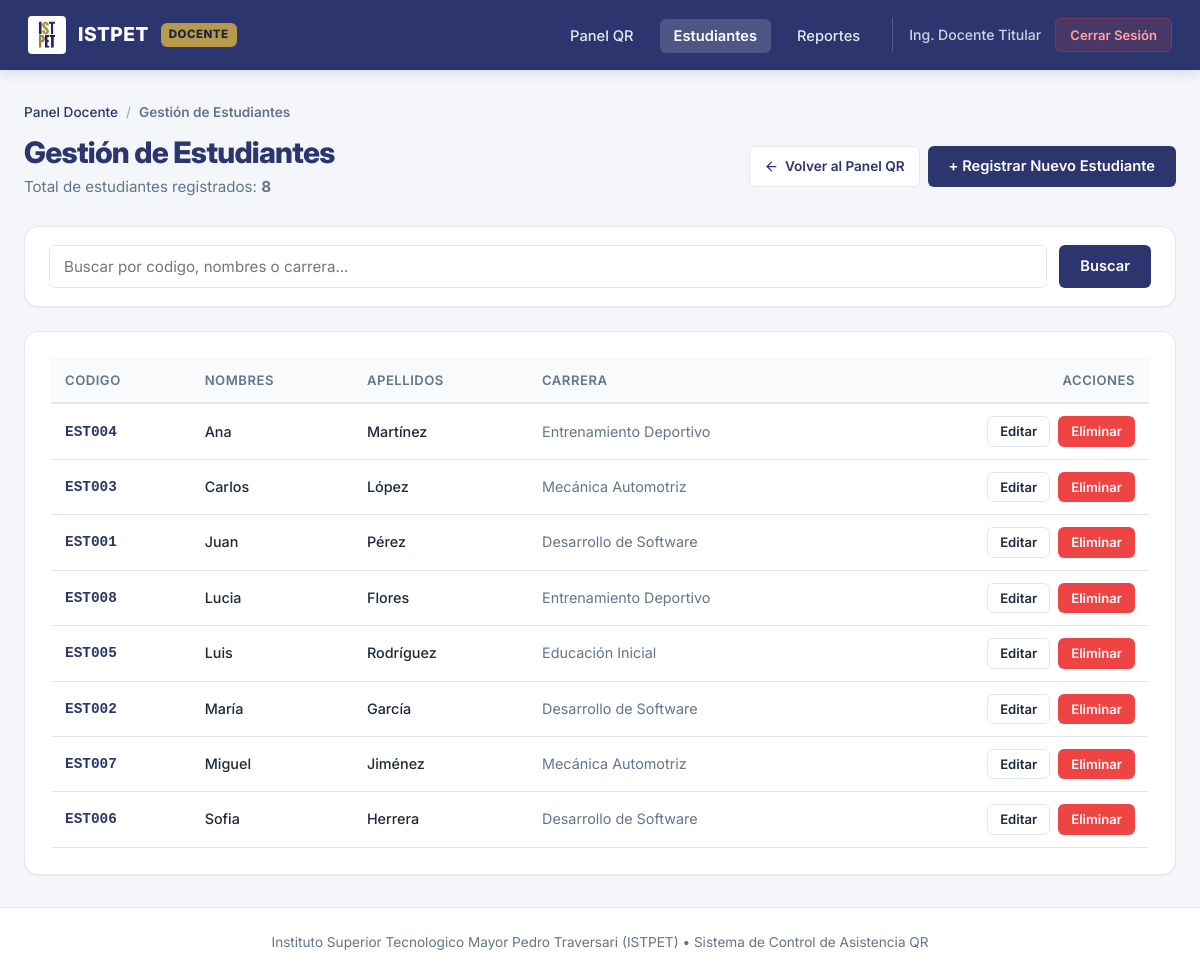
Page /public/estudiantes (signed in) on the committed database.
### tables this page shows
CREATE TABLE estudiantes (
    id INT AUTO_INCREMENT PRIMARY KEY,
    codigo VARCHAR(50) NOT NULL UNIQUE,
    nombre VARCHAR(150) NOT NULL,
    apellido VARCHAR(150),
    carrera VARCHAR(100),
    fecha_registro TIMESTAMP DEFAULT CURRENT_TIMESTAMP
);

### controllers/EstudianteController.php (called while the page is built, shortened)
<?php
require_once dirname(__DIR__) . '/models/Estudiante.php';
class EstudianteController extends BaseController
{
    public function index(): void
    {
        $busqueda = trim($_GET['buscar'] ?? '');
        $estudiantes = Estudiante::listar($busqueda);
        $total = Estudiante::contar();
        $mensaje = $_SESSION['flash_mensaje'] ?? null;
        $error   = $_SESSION['flash_error'] ?? null;
        $siguienteCodigo = Estudiante::sugerirSiguienteCodigo();
        $this->vista('estudiantes.index', [
            'base'            => self::obtenerRutaBase(),
            'estudiantes'     => $estudiantes,
            'busqueda'        => $busqueda,
            'total'           => $total,
            'siguienteCodigo' => $siguienteCodigo,
            'esAdmin'         => self::esAdmin(),
            'mensaje'         => $mensaje,
            'error'           => $error
        ]);
    }
}

### models/Estudiante.php (called while the page is built, shortened)
<?php
class Estudiante
{
    public static function listar(string $busqueda = ''): array
    {
        $db = Database::conectar();
        if (!empty($busqueda)) {
            $parametro = "%{$busqueda}%";
            $sql = "SELECT * FROM estudiantes
                    WHERE codigo LIKE ? OR nombre LIKE ? OR apellido LIKE ? OR carrera LIKE ?
                    ORDER BY nombre ASC";
            $stmt = $db->prepare($sql);
            $stmt->execute([$parametro, $parametro, $parametro, $parametro]);
        } else {
            $stmt = $db->query("SELECT * FROM estudiantes ORDER BY nombre ASC");
        }
        return $stmt->fetchAll();
    }
    public static function contar(): int
    {
        $db = Database::conectar();
        $stmt = $db->query("SELECT COUNT(*) as total FROM estudiantes");
        $fila = $stmt->fetch();
        return (int) ($fila['total'] ?? 0);
    }
}

### views/estudiantes/index.php (the view, shortened to what this page needs)
<?php
require dirname(__DIR__) . '/layouts/header.php';
$esAdmin = $esAdmin ?? false;
?>
<nav class="breadcrumb">
    <a href="<?= $base ?><?= $esAdmin ? '/admin' : '/dashboard' ?>">
        <?= $esAdmin ? 'Panel Administración' : 'Panel Docente' ?>
    </a>
    <span class="breadcrumb-separator">/</span>
    <span class="breadcrumb-current">Gestión de Estudiantes</span>
</nav>
<div class="page-header">
    <div>
        <h1 class="page-title">Gestión de Estudiantes</h1>
        <p class="page-subtitle">Total de estudiantes registrados: <strong><?= $total ?></strong></p>
    </div>
    <div class="d-flex gap-2 flex-wrap">
        <a href="<?= $base ?><?= $esAdmin ? '/admin' : '/dashboard' ?>" class="btn btn-back" title="Regresar al panel principal">
            <svg xmlns="http://www.w3.org/2000/svg" width="15" height="15" viewBox="0 0 24 24" fill="none" stroke="currentColor" stroke-width="2" stroke-linecap="round" stroke-linejoin="round"><line x1="19" y1="12" x2="5" y2="12"></line><polyline points="12 19 5 12 12 5"></polyline></svg>
            <?= $esAdmin ? 'Volver a Supervisión' : 'Volver al Panel QR' ?>
        </a>
        <button onclick="abrirModalCrear()" class="btn btn-primary">
            + Registrar Nuevo Estudiante
        </button>
    </div>
</div>
<div class="card card-filter mb-6">
    <form method="GET" action="<?= $base ?>/estudiantes" class="search-bar-form">
        <input type="text" name="buscar" value="<?= htmlspecialchars($busqueda) ?>"
               placeholder="Buscar por codigo, nombres o carrera..."
               class="form-control search-bar-input">
        <button type="submit" class="btn btn-primary">Buscar</button>
    </form>
</div>
<div class="card">
    <div class="table-responsive">
        <table class="table table-hover">
            <thead>
                <tr>
                    <th>Codigo</th>
                    <th>Nombres</th>
                    <th>Apellidos</th>
                    <th>Carrera</th>
                    <th class="text-right">Acciones</th>
                </tr>
            </thead>
            <tbody>
                <?php if (empty($estudiantes)): ?>
                    <tr>
                        <td colspan="5" class="table-empty">
                            No se encontraron estudiantes registrados<?= !empty($busqueda) ? ' con el término buscado' : '' ?>.
                        </td>
                    </tr>
                <?php else: ?>
                    <?php foreach ($estudiantes as $e): ?>
                        <tr>
                            <td class="table-code"><?= htmlspecialchars($e['codigo']) ?></td>
                            <td class="font-medium"><?= htmlspecialchars($e['nombre']) ?></td>
                            <td class="font-medium"><?= htmlspecialchars($e['apellido'] ?? '') ?></td>
                            <td class="text-muted"><?= htmlspecialchars($e['carrera'] ?? '') ?></td>
                            <td class="text-right">
                                <button type="button"
                                        onclick="abrirModalEditar(<?= htmlspecialchars(json_encode($e)) ?>)"
                                        class="btn btn-outline btn-sm">
                                    Editar
                                </button>
                                <form method="POST" action="<?= $base ?>/estudiantes/eliminar" style="display: inline-block; margin-left: 4px;"
                                      onsubmit="return confirm('Seguro que desea eliminar al estudiante <?= htmlspecialchars($e['nombre']) ?>?');">
                                    <button type="submit" class="btn btn-danger btn-sm">
                                        Eliminar
                                    </button>
                                </form>
                            </td>
                        </tr>
                    <?php endforeach; ?>
                <?php endif; ?>
            </tbody>
        </table>
    </div>
</div>
<?php require dirname(__DIR__) . '/layouts/footer.php'; ?>

### rows in the picture
estudiantes: codigo "EST004", nombre "Ana", apellido "Martínez", carrera "Entrenamiento Deportivo"
estudiantes: codigo "EST003", nombre "Carlos", apellido "López", carrera "Mecánica Automotriz"
estudiantes: codigo "EST001", nombre "Juan", apellido "Pérez", carrera "Desarrollo de Software"
estudiantes: codigo "EST008", nombre "Lucia", apellido "Flores", carrera "Entrenamiento Deportivo"
estudiantes: codigo "EST005", nombre "Luis", apellido "Rodríguez", carrera "Educación Inicial"
estudiantes: codigo "EST002", nombre "María", apellido "García", carrera "Desarrollo de Software"
estudiantes: codigo "EST007", nombre "Miguel", apellido "Jiménez", carrera "Mecánica Automotriz"
estudiantes: codigo "EST006", nombre "Sofia", apellido "Herrera", carrera "Desarrollo de Software"

### other values in the picture
$_SESSION['docente_nombre'] "Ing. Docente Titular"
$total "8"
